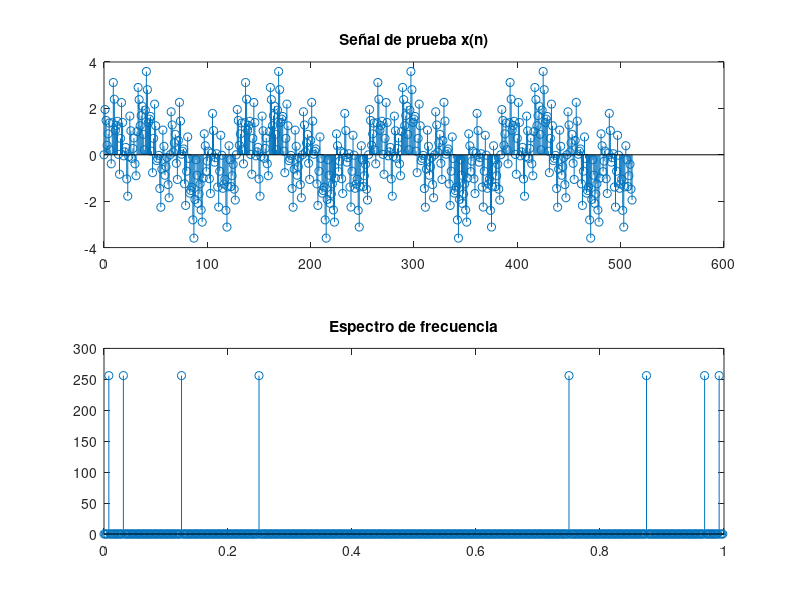
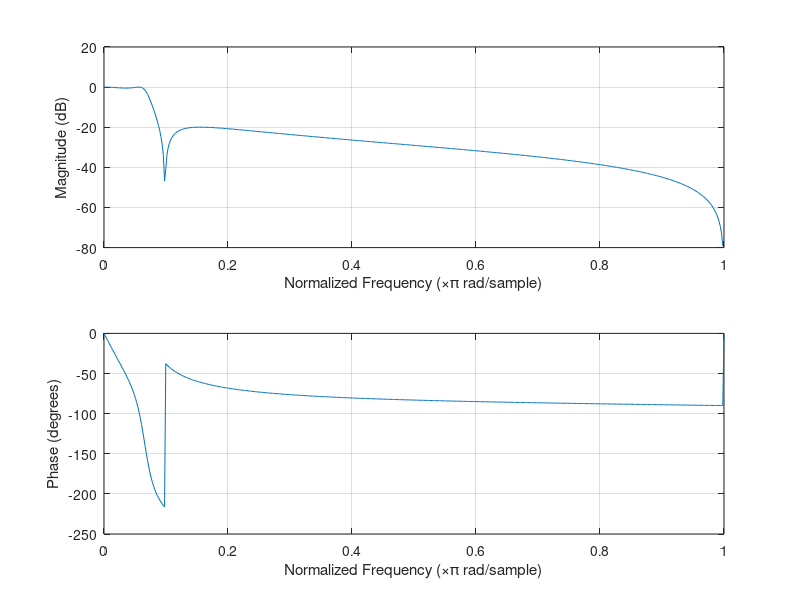
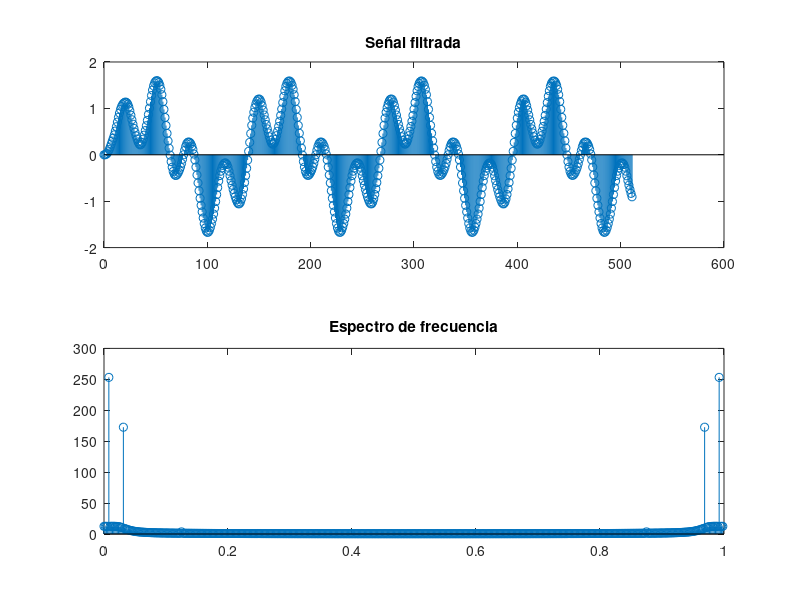
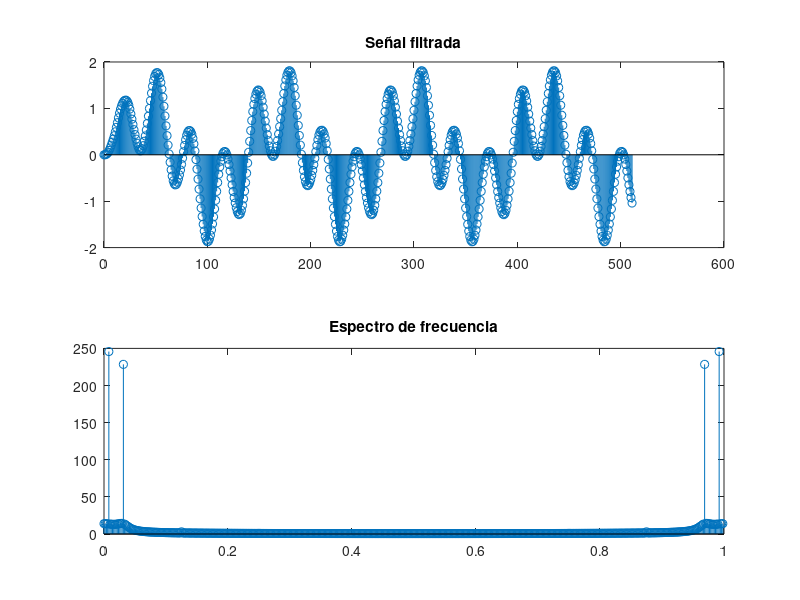

MATLAB code for these plots, in order:
function []=iirexample()

n=0:511;%tiempo
k=n/512;%frecuencias
xn=sin(2*pi*n*1/4)+sin(2*pi*n*1/8)+sin(2*pi*n*1/32)+sin(2*pi*n*1/128);
xk=abs(fft(xn));

figure()
subplot(2,1,1);
stem(n,xn);
title('Señal de prueba x(n)');
subplot(2,1,2);
stem(k,xk);
title('Espectro de frecuencia');

pause

%Filtro Butterworth
%frec corte = 1/32
[b1,a1]=butter(3,1/16);
y1n=filter(b1,a1,xn);
y1k=abs(fft(y1n));
figure(2);
freqz(b1,a1);

figure()
subplot(2,1,1)
stem(n,y1n);
title('Señal filtrada');
subplot(2,1,2);
stem(k,y1k);
title('Espectro de frecuencia');

pause

%Filtro Chebyshev tipo 1
%frec corte = 1/32
[b2,a2]=cheby1(3,0.5,1/16);
y2n=filter(b2,a2,xn);
y2k=abs(fft(y2n));
figure(2);
freqz(b2,a2);

figure()
subplot(2,1,1);
stem(n,y2n);
title('Señal filtrada');
subplot(2,1,2);
stem(k,y2k);
title('Espectro de frecuencia');

pause

%Filtro Chebysev tipo 2
%frec corte = 1/32
[b3,a3]=cheby2(3,20,1/16);
y3n=filter(b3,a3,xn);
y3k=abs(fft(y3n));
figure(2);
freqz(b3,a3);

figure()
subplot(2,1,1)
stem(n,y3n);
title('Señal filtrada');
subplot(2,1,2);
stem(k,y3k);
title('Espectro de frecuencia');

pause

%Filtro Chebysev tipo 2
%frec corte = 1/32
[b4,a4]=ellip(3,0.5,20,1/16);
y4n=filter(b4,a4,xn);
y4k=abs(fft(y4n));
figure(2);
freqz(b4,a4);

figure()
subplot(2,1,1)
stem(n,y4n);
title('Señal filtrada');
subplot(2,1,2);
stem(k,y4k);
title('Espectro de frecuencia');